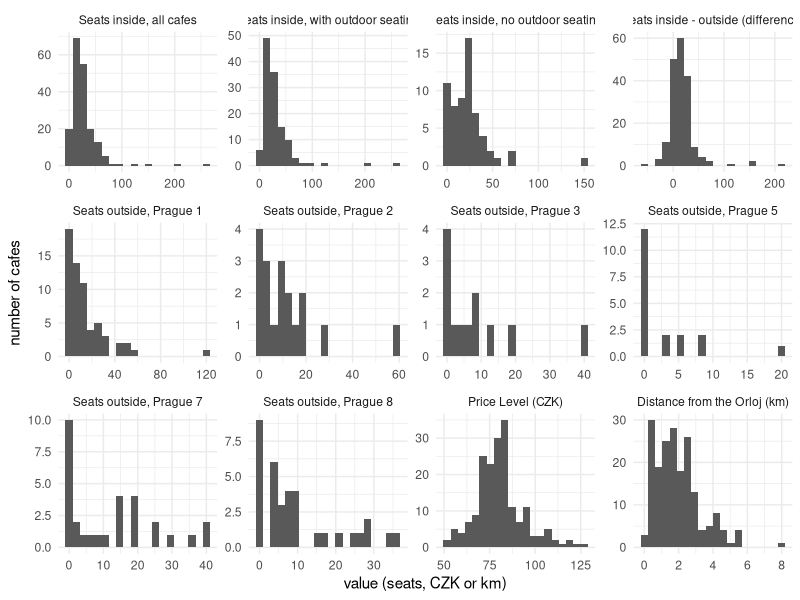
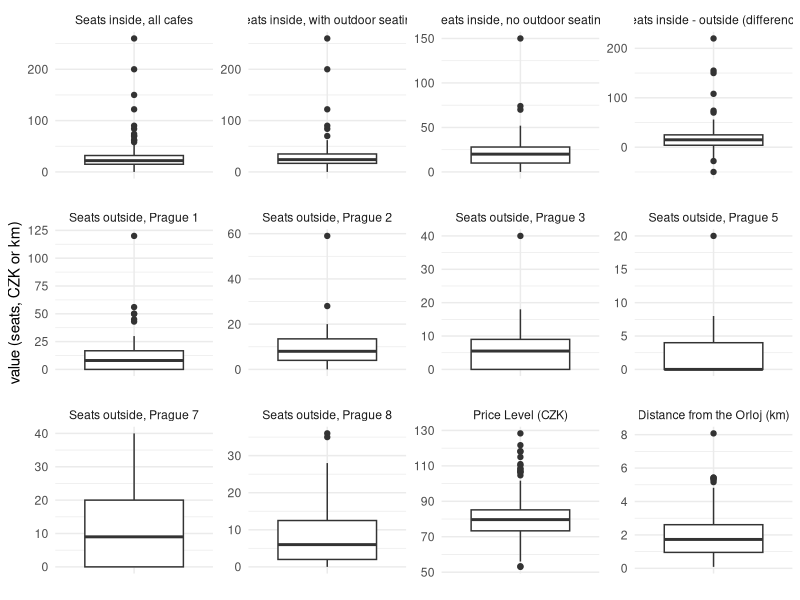
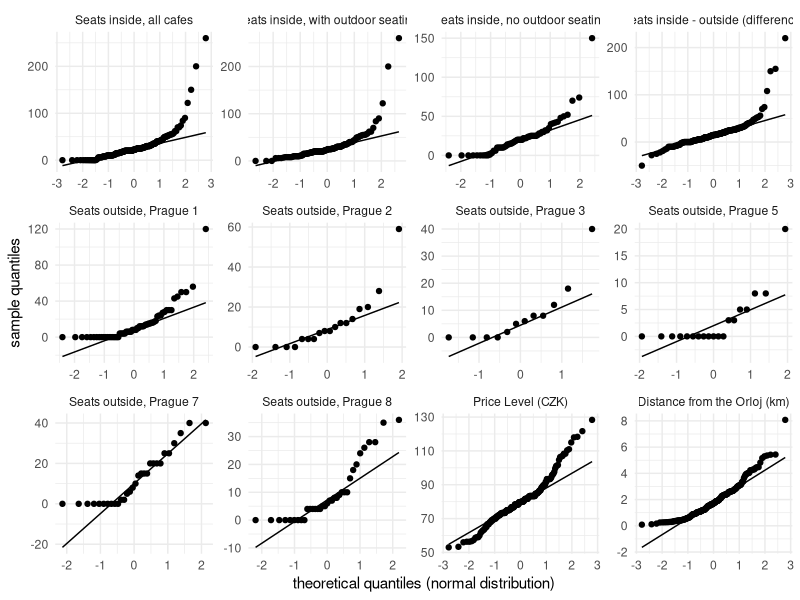
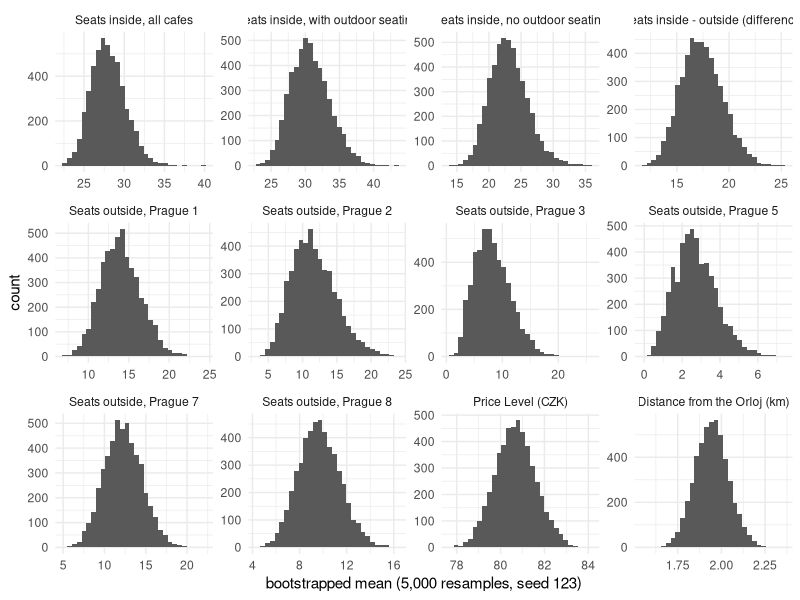
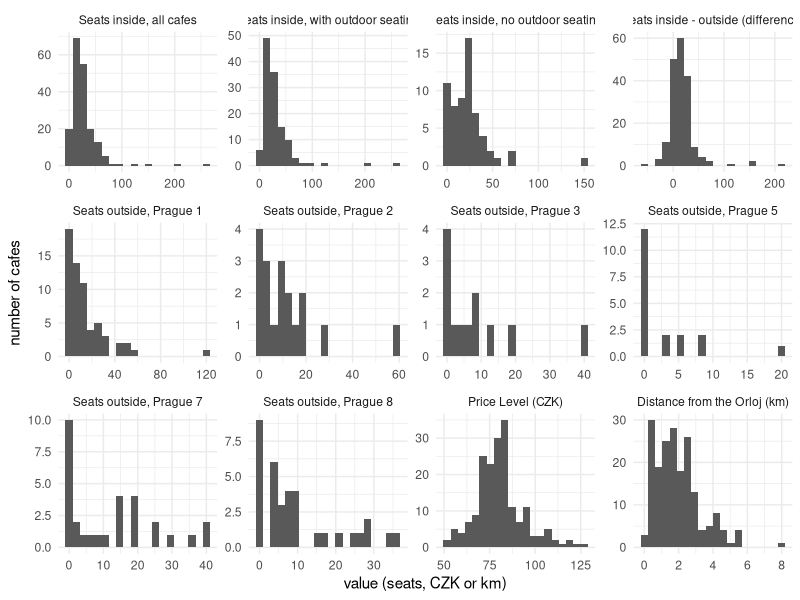
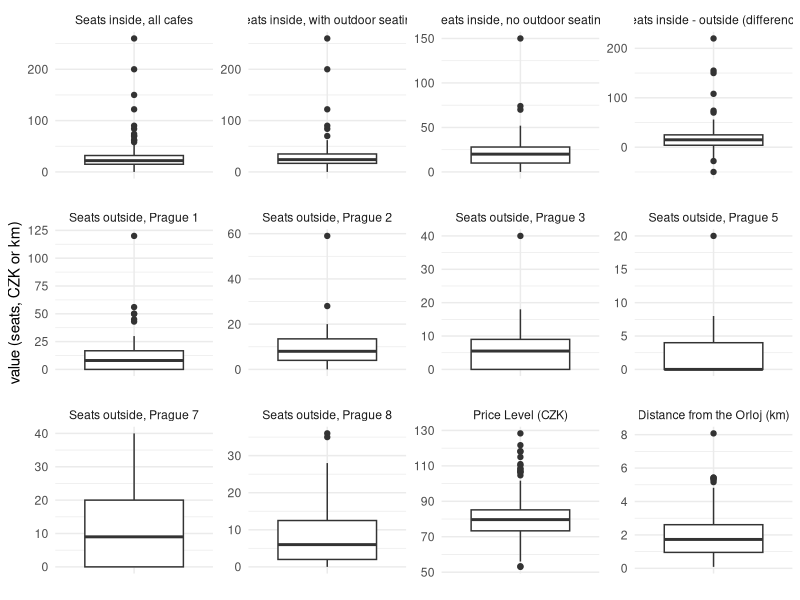
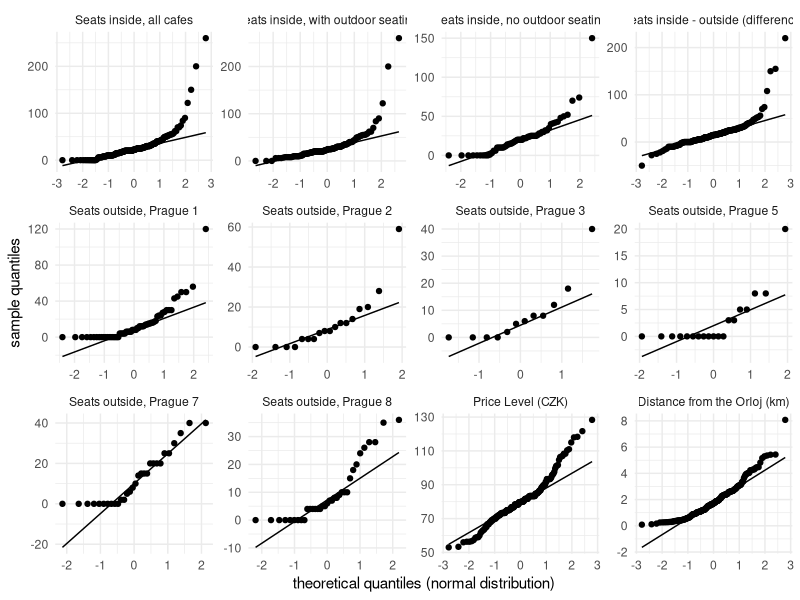
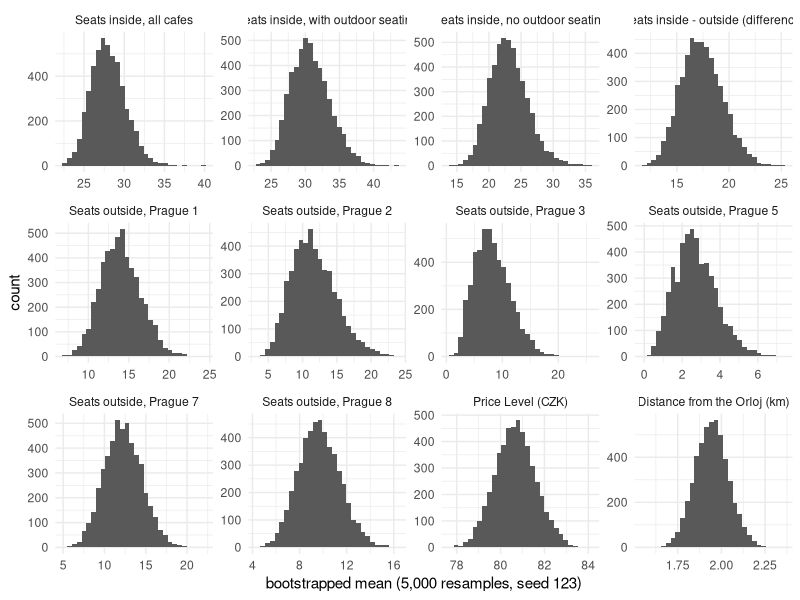

Source code (R) for these figures, in order:
# ===================================================================
# 02_descriptive.R -- DESCRIBE THE DATA AND DECIDE: PARAMETRIC OR NOT?
# (topic: Cafe Size)
#
# what this script does, for every variable our questions use (and for
# every group a question compares):
#   1. counts and percentages of the categorical variables
#   2. count, missing values, mean, SD, median, IQR and range
#   3. histogram, boxplot and Q-Q plot
#   4. normality check (skewness)
#   5. central limit theorem check (group size + bootstrapped means)
#   6. one table that says: parametric or non-parametric
#
# it reads analysis/dataset.csv (made by 01_cleaning.R) and writes
#   tables:  report/tables/D_counts.tex, D_stats.tex, D_table.tex
#   figures: report/figures/D_histograms.pdf, D_boxplots.pdf, D_qq.pdf,
#            D_bootstrap.pdf
#
# open prague-cafe-analysis.Rproj first, so the paths below work
# ===================================================================

library(dplyr)     # group_by(), summarise(), filter()
library(ggplot2)   # the plots
library(xtable)    # tables -> LaTeX

df <- read.csv(file.path("analysis", "dataset.csv"))

# folders for the exported tables and figures (created if they don't exist yet)
dir_tab <- file.path("report", "tables")
dir_fig <- file.path("report", "figures")
dir.create(dir_tab, recursive = TRUE, showWarnings = FALSE)
dir.create(dir_fig, recursive = TRUE, showWarnings = FALSE)


# ============================================================
# 1. CATEGORICAL VARIABLES: COUNTS AND PERCENTAGES
# ============================================================
# a categorical variable has no mean or SD -- counts and percentages are
# all we describe. it also needs no normality check

# a small function: counts and % of every value (NA shown as "missing")
describe_categories <- function(x, variable) {
  counts <- table(x, useNA = "ifany")
  values <- names(counts)
  values[is.na(values)] <- "missing"
  data.frame(variable = variable,
             value    = values,
             n        = as.vector(counts),
             percent  = round(100 * as.vector(counts) / sum(counts), 1))
}

# the 0/1 dummies get readable labels: 0 = "no", 1 = "yes"
counts_table <- rbind(
  describe_categories(factor(df$has_outdoor, levels = c(0, 1), labels = c("no", "yes")),
                      "Outdoor seating"),
  describe_categories(factor(df$small_cafe, levels = c(0, 1), labels = c("no", "yes")),
                      "Small cafe (15 or fewer seats inside)"),
  describe_categories(factor(df$top_rated, levels = c(0, 1), labels = c("no", "yes")),
                      "Top-rated (Google rating 4.7 or higher)"),
  describe_categories(factor(df$above_median_price, levels = c(0, 1), labels = c("no", "yes")),
                      "Above-median Price Level"),
  # districts in number order (1, 2, 3 ...), not alphabetical (1, 10, 11, 2 ...)
  describe_categories(factor(df$district, levels = paste("Prague", c(1, 2, 3, 5, 7, 8, 9, 10, 11))),
                      "District")
)
counts_table


# ============================================================
# 2. NUMERIC VARIABLES: ONE ROW PER THING WE WILL TEST
# ============================================================
# the guidelines want every numeric variable described overall AND within
# every group a question compares. so we stack them into one long data
# frame: "row" says which variable/group a value belongs to, "used_in"
# says which question needs it. every table and plot below has one entry
# per row

# A4 compares only these six districts
df_a4 <- filter(df, district %in% c("Prague 1", "Prague 2", "Prague 3",
                                    "Prague 5", "Prague 7", "Prague 8"))

series <- rbind(
  # A1, A6, A7, A10: seats inside, all cafes
  data.frame(row = "Seats inside, all cafes", used_in = "A1, A6, A7, A10",
             value = df$seats_inside),
  # A2: seats inside, compared between cafes with and without outdoor seating
  data.frame(row = "Seats inside, with outdoor seating", used_in = "A2",
             value = filter(df, has_outdoor == 1)$seats_inside),
  data.frame(row = "Seats inside, no outdoor seating", used_in = "A2",
             value = filter(df, has_outdoor == 0)$seats_inside),
  # A3: a PAIRED comparison, so we describe the DIFFERENCE inside - outside
  data.frame(row = "Seats inside - outside (difference)", used_in = "A3",
             value = df$seats_inside - df$seats_outside),
  # A4: seats outside, in each of the six districts
  data.frame(row = "Seats outside, Prague 1", used_in = "A4",
             value = filter(df_a4, district == "Prague 1")$seats_outside),
  data.frame(row = "Seats outside, Prague 2", used_in = "A4",
             value = filter(df_a4, district == "Prague 2")$seats_outside),
  data.frame(row = "Seats outside, Prague 3", used_in = "A4",
             value = filter(df_a4, district == "Prague 3")$seats_outside),
  data.frame(row = "Seats outside, Prague 5", used_in = "A4",
             value = filter(df_a4, district == "Prague 5")$seats_outside),
  data.frame(row = "Seats outside, Prague 7", used_in = "A4",
             value = filter(df_a4, district == "Prague 7")$seats_outside),
  data.frame(row = "Seats outside, Prague 8", used_in = "A4",
             value = filter(df_a4, district == "Prague 8")$seats_outside),
  # A6-A10: the Price Level
  data.frame(row = "Price Level (CZK)", used_in = "A6-A10",
             value = df$price_level),
  # A8: distance from the Orloj
  data.frame(row = "Distance from the Orloj (km)", used_in = "A8",
             value = df$distance_km)
)

# keep the rows in the order written above (not alphabetical) in tables and plots
series$row <- factor(series$row, levels = unique(series$row))


# ============================================================
# 3. COUNT AND SUMMARISE
# ============================================================
stats_table <- series %>%
  group_by(row) %>%
  summarise(n       = sum(!is.na(value)),   # observations we can use
            missing = sum(is.na(value)),    # missing values (NA)
            mean    = mean(value, na.rm = TRUE),
            sd      = sd(value, na.rm = TRUE),
            median  = median(value, na.rm = TRUE),
            iqr     = IQR(value, na.rm = TRUE),   # middle 50%: 3rd quartile - 1st quartile
            min     = min(value, na.rm = TRUE),
            max     = max(value, na.rm = TRUE))
stats_table

# from here on we only need the values that are not missing
series_clean <- series[!is.na(series$value), ]


# ============================================================
# 4. PLOT EVERY ROW: HISTOGRAM, BOXPLOT, Q-Q PLOT
# ============================================================
# facet_wrap() draws one small panel per row, side by side.
# scales = "free": every panel gets its own axes (seats and km differ)

# histogram: the shape of the distribution. normal = one symmetric bell
plot_hist <- ggplot(series_clean, aes(x = value)) +
  geom_histogram(bins = 20) +
  facet_wrap(~ row, scales = "free") +
  labs(x = "value (seats, CZK or km)", y = "number of cafes") +
  theme_minimal()
plot_hist
ggsave(file.path(dir_fig, "D_histograms.pdf"), plot_hist, width = 11, height = 8)

# boxplot: median (thick line), middle 50% (box) and outliers (dots)
plot_box <- ggplot(series_clean, aes(x = "", y = value)) +
  geom_boxplot() +
  facet_wrap(~ row, scales = "free") +
  labs(x = NULL, y = "value (seats, CZK or km)") +
  theme_minimal()
plot_box
ggsave(file.path(dir_fig, "D_boxplots.pdf"), plot_box, width = 11, height = 8)

# Q-Q plot: if the data are normal, the points follow the straight line.
# points curving away from the line at the ends = skew or heavy tails
plot_qq <- ggplot(series_clean, aes(sample = value)) +
  stat_qq() +
  stat_qq_line() +
  facet_wrap(~ row, scales = "free") +
  labs(x = "theoretical quantiles (normal distribution)", y = "sample quantiles") +
  theme_minimal()
plot_qq
ggsave(file.path(dir_fig, "D_qq.pdf"), plot_qq, width = 11, height = 8)


# ============================================================
# 5. NORMALITY CHECK: SKEWNESS
# ============================================================
# skewness measures asymmetry: 0 = symmetric like the normal curve,
# positive = long tail to the right (a few very large values).
# the formula from 05_assessing-normality.R:
skewness <- function(x) mean((x - mean(x))^3) / sd(x)^3

# RULE (a common rule of thumb): |skewness| < 0.5 counts as roughly
# symmetric, i.e. normal enough. we read it together with the plots above


# ============================================================
# 6. CENTRAL LIMIT THEOREM CHECK: GROUP SIZE + BOOTSTRAPPED MEANS
# ============================================================
# even if the VALUES are not normal, the MEAN of a large enough sample is
# roughly normal (the CLT) -- and the mean is what parametric tests use.
# two checks, as the guidelines ask:
#   (1) at least 30 observations in the group (rule of thumb)
#   (2) the distribution of bootstrapped means looks normal
#
# bootstrapping (07_bootstrapping.R): treat our sample as the population,
# draw a new sample of the SAME size from it WITH replacement, take its
# mean, and repeat 5,000 times. the 5,000 means show how the mean would
# vary from sample to sample. seed 123 makes the "random" draws the same
# on every computer
n_boot <- 5000

bootstrap_means <- function(x) {
  set.seed(123)
  replicate(n_boot, mean(sample(x, length(x), replace = TRUE)))
}

# loop over the rows: bootstrap each one and collect the results
d_table   <- NULL   # one line per row: the decision table
boot_data <- NULL   # all bootstrapped means, for the plot
for (r in levels(series_clean$row)) {
  x     <- series_clean$value[series_clean$row == r]
  means <- bootstrap_means(x)

  boot_data <- rbind(boot_data, data.frame(row = r, boot_mean = means))
  d_table   <- rbind(d_table, data.frame(
    variable      = r,
    used_in       = series_clean$used_in[series_clean$row == r][1],
    n             = length(x),
    skewness      = skewness(x),        # of the values themselves
    boot_skewness = skewness(means)     # of the 5,000 bootstrapped means
  ))
}

boot_data$row <- factor(boot_data$row, levels = levels(series_clean$row))

# the bootstrapped means: a symmetric bell = the CLT works for that row
plot_boot <- ggplot(boot_data, aes(x = boot_mean)) +
  geom_histogram(bins = 30) +
  facet_wrap(~ row, scales = "free") +
  labs(x = "bootstrapped mean (5,000 resamples, seed 123)", y = "count") +
  theme_minimal()
plot_boot
ggsave(file.path(dir_fig, "D_bootstrap.pdf"), plot_boot, width = 11, height = 8)


# ============================================================
# 7. THE DECISION: PARAMETRIC OR NON-PARAMETRIC
# ============================================================
# parametric if the values are normal OR the CLT applies; otherwise
# non-parametric. a question that compares groups can use the parametric
# test only if EVERY group it compares says "parametric"
d_table$normal     <- ifelse(abs(d_table$skewness) < 0.5, "yes", "no")
d_table$clt        <- ifelse(d_table$n >= 30 & abs(d_table$boot_skewness) < 0.5, "yes", "no")
d_table$conclusion <- ifelse(d_table$normal == "yes" | d_table$clt == "yes",
                             "parametric", "non-parametric")
d_table


# ============================================================
# 8. EXPORT THE TABLES TO LATEX
# ============================================================
# floating = FALSE: only the table itself; the caption is added in the
# report's .tex file around it. booktabs = TRUE: clean horizontal rules.
# comment = FALSE: no timestamp line, so every run gives the same file
names(counts_table) <- c("Variable", "Value", "n", "%")
print(xtable(counts_table, digits = c(0, 0, 0, 0, 1)),
      file = file.path(dir_tab, "D_counts.tex"),
      floating = FALSE, booktabs = TRUE, include.rownames = FALSE, comment = FALSE)

names(stats_table) <- c("Variable (group)", "n", "Missing", "Mean", "SD",
                        "Median", "IQR", "Min", "Max")
print(xtable(stats_table, digits = 2, align = c("l", "P{3.6cm}", rep("r", 8))),
      file = file.path(dir_tab, "D_stats.tex"),
      floating = FALSE, booktabs = TRUE, include.rownames = FALSE, comment = FALSE)

names(d_table) <- c("Variable (group)", "Used in", "n", "Skewness",
                    "Boot. skewness", "Normal", "CLT", "Conclusion")
# P{3.6cm}: a 3.6 cm wide first column whose text wraps, so the table fits the
# page (the P column type is defined at the top of report.tex)
print(xtable(d_table, digits = 2,
             align = c("l", "P{3.6cm}", "P{1.6cm}", "r", "r", "r", "l", "l", "l")),
      file = file.path(dir_tab, "D_table.tex"),
      floating = FALSE, booktabs = TRUE, include.rownames = FALSE, comment = FALSE)
